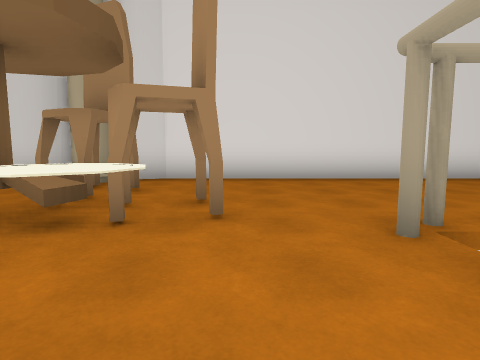
View 1 (above)

18 first-person views from a walk through a Unity game level. The camera is 1.3 m above the floor, tilts 6° down and sees 80° across. The floor is counted in squares, 2 m on a side. Each view is taken from the middle of a square. On the plan, view 1 faces up. The plan holds only what a view shows up to about 9 squares ahead; the rest is blank. The player character is not drawn. Some animated figures are not drawn.

View 2
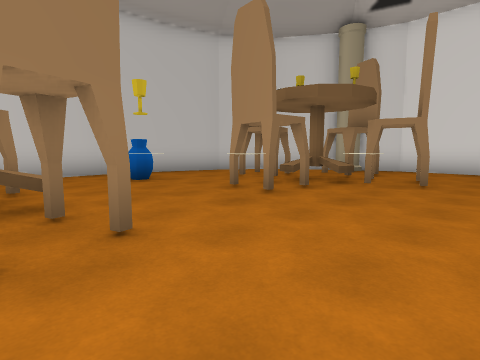

View 3
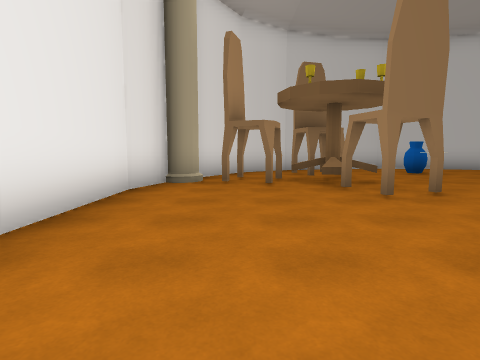

View 4
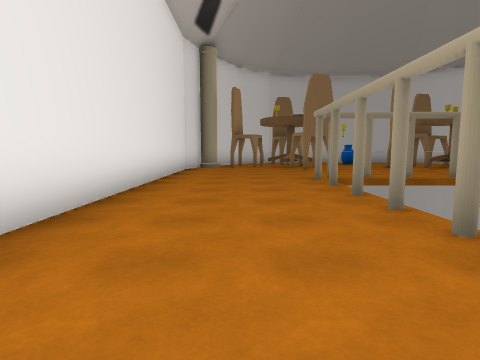

View 5
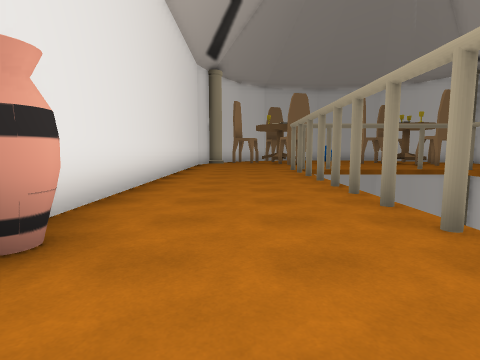

View 6
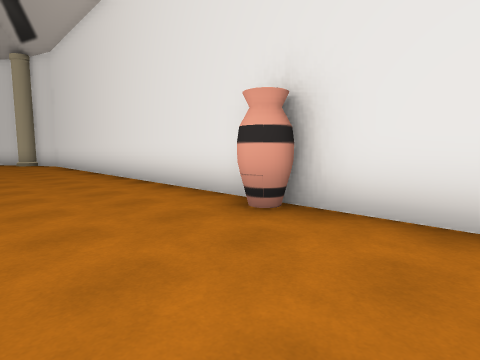

View 7
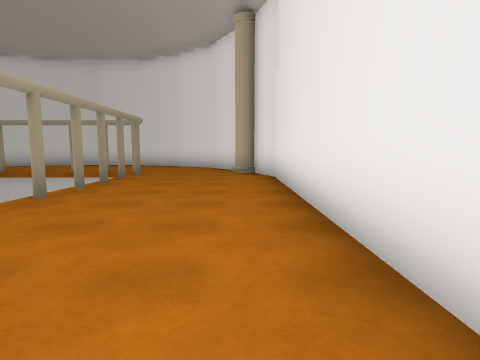

View 8
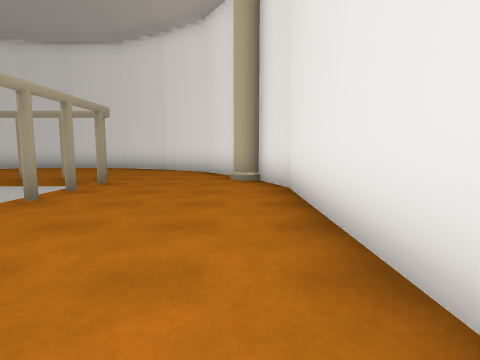

View 9
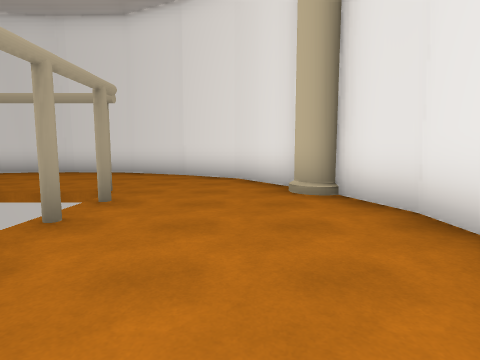

View 10
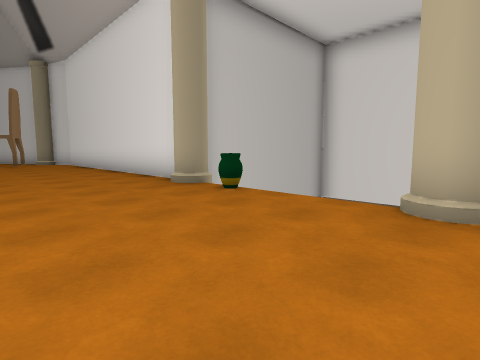

View 11
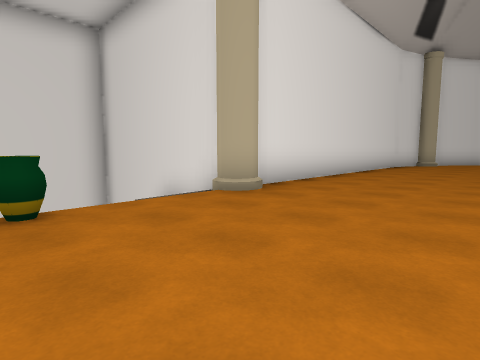

View 12
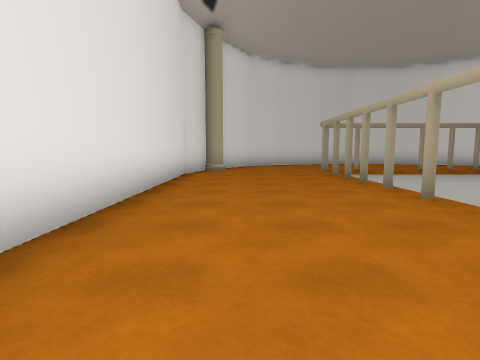

View 13
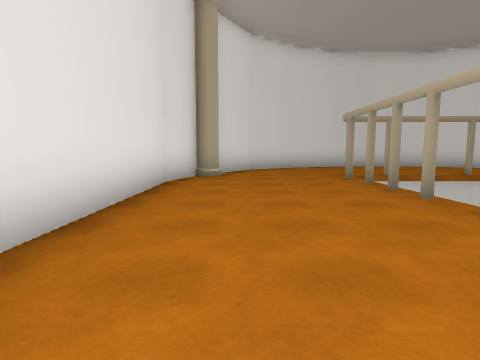

View 14
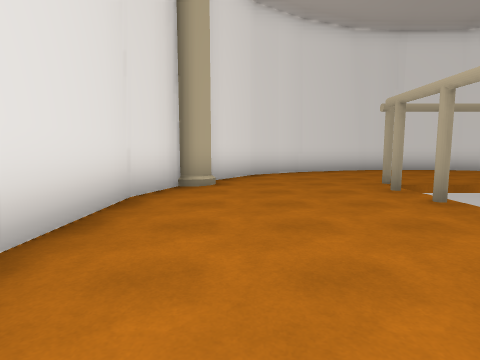

View 15
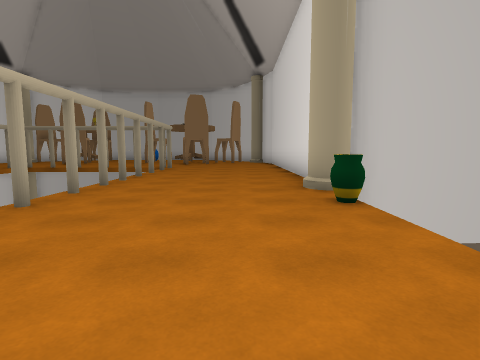

View 16
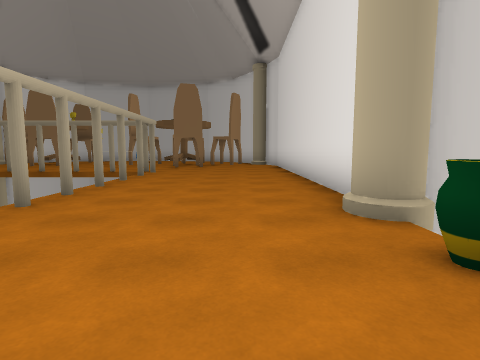

View 17
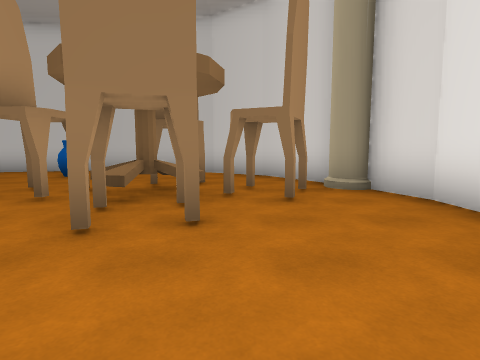

View 18
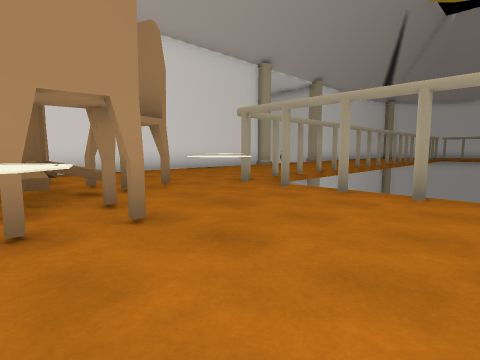

### Floor plan
Key: @ floor where view 1 was taken; # wall or solid block; x gap in a wall; . floor; v drop or lower ground; C chair; A vase; O other object.
Columns run from 7 left of view 1 to 26 right of it. Each row starts with its distance up from view 1.
  9               v   v
  8               v   v#
  7     ###########vvvx##########
  6   ###..........A............###
  5  ##..C........................##
  4 ##..CC.........................##
  3 #..CCOCC........................#
  2 #..C.O...vvvvvvvv     vvvvvvv...##
  1 #...C..O#                   v....#
  0 #.A..O.@#v                  v....#
 -1 #...O...#v                  v....#
 -2 #....CC.#                   v...##
 -3 #.CCOCC..# vvvvvv      vvvvvv...#
 -4 ### C...............  .........##
 -5   ##C..........................#
 -6    ##.......................####
 -7     ############A############

Positions as (right, up) in squares from view 1, and headings:
1: (0, 0), facing up
2: (1, -3), facing up-left
3: (3, -5), facing left
4: (8, -5), facing left
5: (11, -5), facing left
6: (7, -4), facing down-right
7: (13, -6), facing right
8: (15, -6), facing right
9: (17, -5), facing right
10: (12, 3), facing up-left
11: (8, 3), facing up-right
12: (12, 5), facing right
13: (14, 5), facing right
14: (16, 5), facing right
15: (12, 5), facing left
16: (10, 5), facing left
17: (2, 4), facing left
18: (-3, -2), facing up-right
